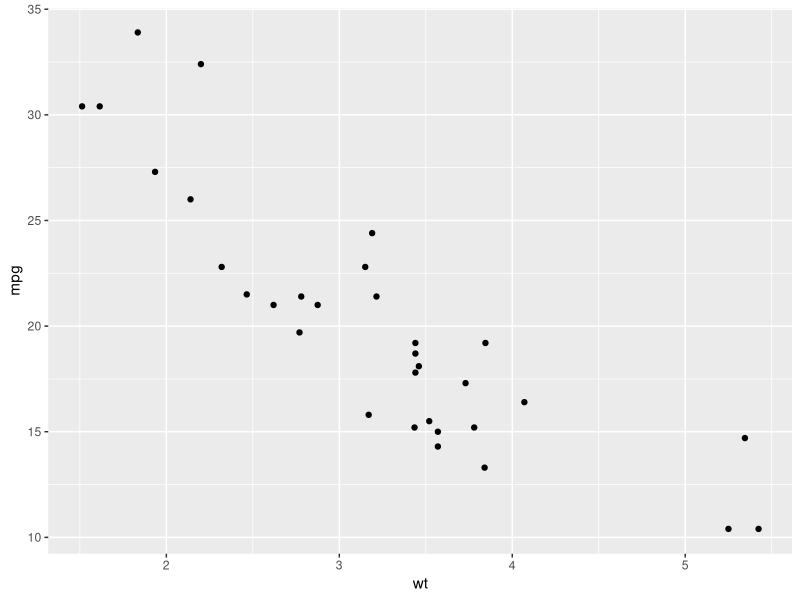
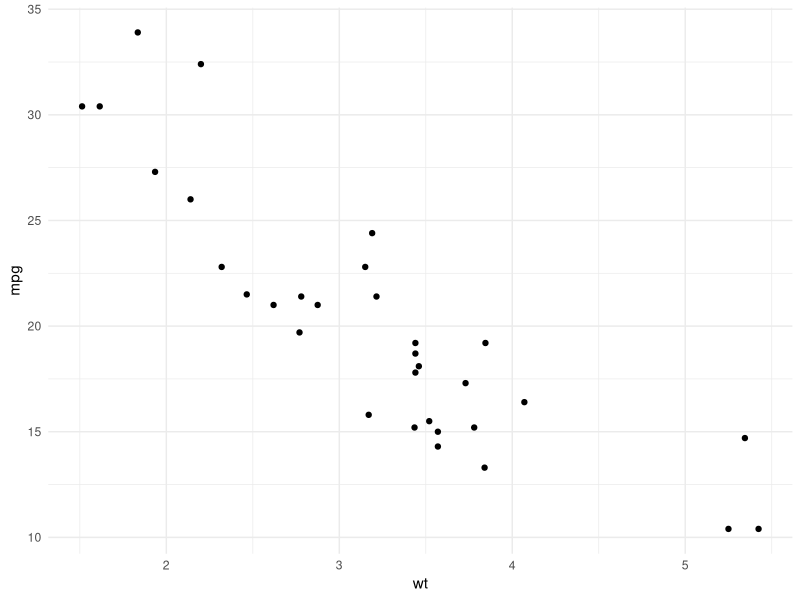
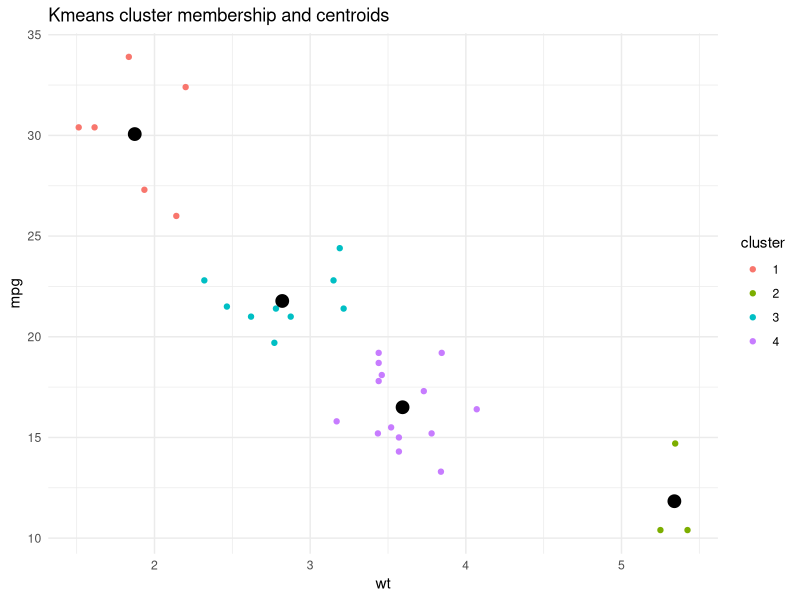
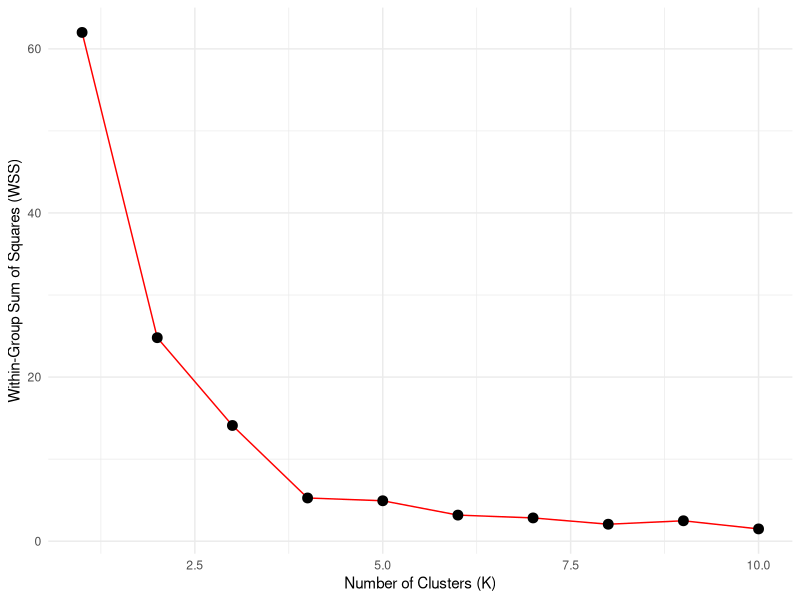
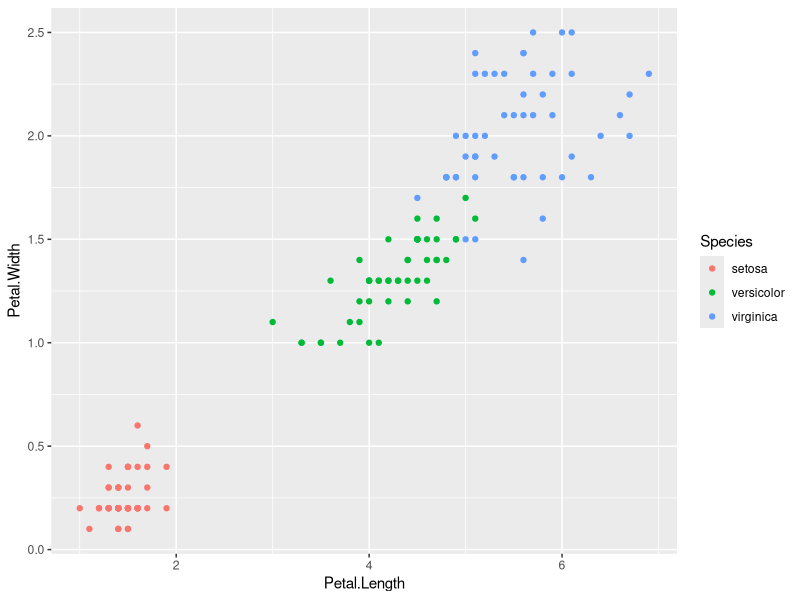
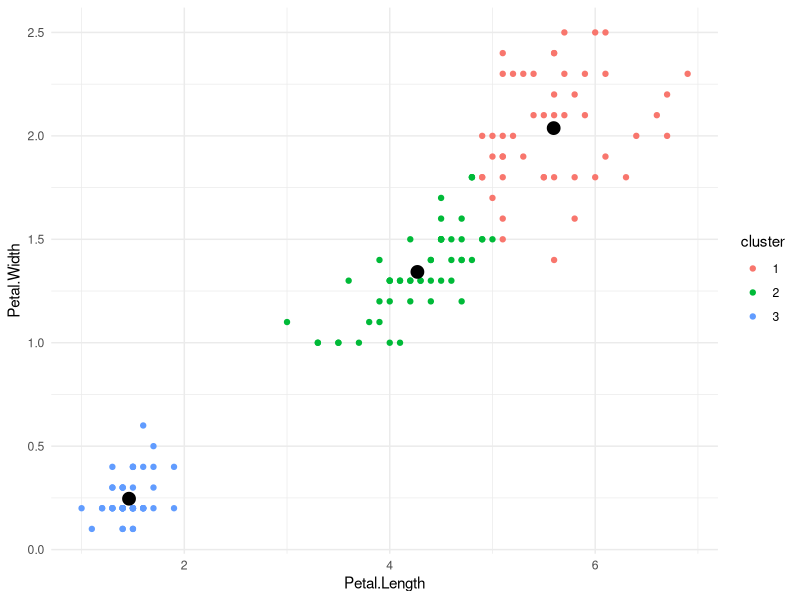

Recreate these plots in R, in order.
## ---- chunk 1
#| message: false

library(tidyverse)
mtcars
mtcars |> 
  ggplot(aes(x = wt, y= mpg)) + geom_point()

sub <- mtcars %>% select(wt, mpg)
sub
ggplot(sub) +geom_point(aes(wt, mpg)) + theme_minimal()
scl <- sub %>% scale() %>% as_tibble()
scl
scl %>% summarize_all(mean) %>% round(3) 
scl %>% summarize_all(sd)  
#save the output from the kmeans() function into an object named "out"
out <- kmeans(scl, centers=4, nstart=10)
K <- 4
D <- 10
#set seed for random number generator 
set.seed(1234)


# "out" is a list.  This is common with model-fitting functions in R.  To get
# a better sense for what's included in "out", let's run the structure function:
out <- kmeans(scl, centers=K, nstart=D)
str(out)


# 3 ways to extract a list element -- returns the element
str(out$cluster)
str(out[["cluster"]])
str(out[[1]])
        
# 2 related ways to subset a list into a one-element list (usually not what you want)
str(out["cluster"])
str(out[1])

# out$centers is a k-by-J matrix with the coordinates of the
# clusters' centers
        
str(out$centers)
out$centers


#enhancing plot by using the data above
sub <- sub %>% mutate(cluster = factor(out$cluster))
#comparing a count from our data to the kmeans() 'size' output
sub %>% count(cluster)
out$size
#store the clusters' center locations in their own tibble/dataframe
centers <- as_tibble(out$centers) 
centers
# calculate mean and sd
SD   <- sub %>% select(wt, mpg) %>% summarize_all(sd)
MEAN <- sub %>% select(wt, mpg) %>% summarize_all(mean)
        
SD
MEAN
#repeat/format the values so we can do math with centers 
SD   <- SD   %>% unlist() %>% rep(K) %>% matrix(nrow=K, ncol=2, byrow=T)
MEAN <- MEAN %>% unlist() %>% rep(K) %>% matrix(nrow=K, ncol=2, byrow=T)
        
SD
MEAN
# unscale the centers (convert back into original units)
centers <- centers*SD + MEAN
round(centers, 1)
ggplot() + 
        geom_point(data=sub,     aes(x=wt, y=mpg, color=cluster)) + 
        geom_point(data=centers, aes(x=wt, y=mpg), size=4) + 
        ggtitle("Kmeans cluster membership and centroids") + 
        theme_minimal()

# is k=4 the right number for k?
# let's try k=1, k=2, ..., k=10
res <- vector(length=10)
# we loop over k=1 through k=10
    for(i in 1:10) {
        # run k means
        out <- kmeans(scl, centers=i)
        
        # grab the WSS value, store it in the i'th position of res
        res[i] <- out$tot.withinss
    }
    
    # let's plot the WSS for each value of k
    ggplot(data.frame(x=1:10, y=res), aes(x,y)) + 
        geom_line(color="red") + 
        geom_point(size=3) + 
        xlab("Number of Clusters (K)") + 
        ylab("Within-Group Sum of Squares (WSS)") + 
        theme_minimal()
## ---- chunk 2
# Example with "iris" data
#The Iris dataset comprises measurements of iris flowers from three different 
#species: Setosa, Versicolor, and Virginica. Each sample consists of 
#four features: sepal length, sepal width, petal length, and petal width. 
#Additionally, each sample is labeled with its corresponding species.
# load data
data(iris)
str(iris)
# plot petal length vs petal width by species
ggplot(iris) + 
geom_point(aes(x=Petal.Length, y=Petal.Width, col=Species))
# run kmeans
out_iris <- iris %>% 
select(Petal.Length, Petal.Width) %>% 
kmeans(centers = 3, nstart = 10)
# add segment membership
iris <- iris %>% mutate(cluster = factor(out_iris$cluster))
    
# plot segmented data
ggplot(iris, aes(x=Petal.Length, y=Petal.Width)) +
geom_point(aes(col=cluster)) + 
geom_point(data=as_tibble(out_iris$centers), size=4) + 
theme_minimal()
    
# "confusion matrix" -- ie, a table of actual vs predicted
iris %>% select(Species, cluster) %>% table()


